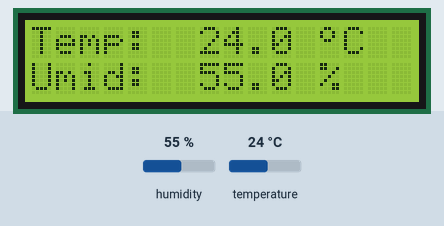
A sketch run on a simulated Arduino Uno, built with avr-gcc and run on an emulated ATmega328P. Shown: 16×2 character LCD. The inputs (shaded band) are chosen by the test bench; at power-on: humidity 55 %, temperature 24 °C.

Above: at 1.2 s.
1.3 s: humidity set to 22 %
At 3.3 s:
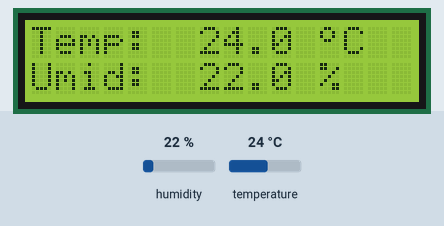
4.0 s: temperature set to 12 °C
At 4.8 s:
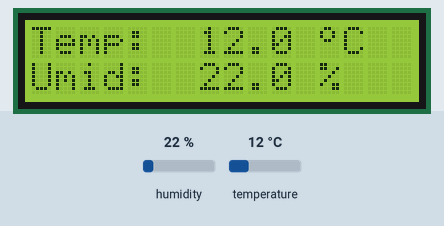
6.7 s: humidity set to 40 %
At 9.0 s:
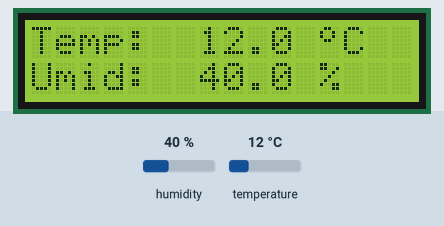
9.7 s: temperature set to 19 °C
At 10.5 s:
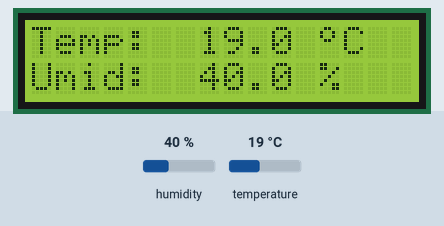
Timing chart, 0 to 12.7 s (numbered marks = the images above; inputs shaded):
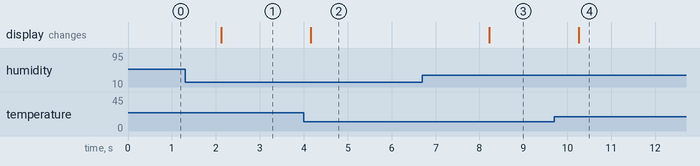

Measured:
- after the input at 1.3 s, the display: changes after 0.83 s (image 1)
- after the input at 4.0 s, the display: changes after 0.16 s (image 2)
- after the input at 6.7 s, the display: changes after 1.5 s (image 3)
- after the input at 9.7 s, the display: changes after 0.55 s (image 4)

The sketch:

sketch_mar25a.ino
```cpp
#include <DHT.h>
#include <LiquidCrystal.h>
#define DHTPIN A0
#define DHTTYPE DHT11
LiquidCrystal lcd(1,3,4,5,6,7);
DHT dht (DHTPIN,DHTTYPE);

byte grau[8]=
{
 B00001100,    //Montagem do simbolo "grau"
 B00010010,    //Montagem do simbolo "grau"
 B00010010,    //Montagem do simbolo "grau"
 B00001100,    //Montagem do simbolo "grau"
 B00000000,    //Montagem do simbolo "grau"
 B00000000,    //Montagem do simbolo "grau"
 B00000000,    //Montagem do simbolo "grau"
 B00000000,    //Montagem do simbolo "grau"
};


void setup()
{
  lcd.begin(16,2);
  lcd.clear();
  lcd.createChar(0,grau);
  dht.begin();
}

void loop()
{
  float t = dht.readTemperature();
  float h = dht.readHumidity();
  lcd.setCursor(0,0);
  lcd.print("Temp: ");
  lcd.print(" ");
  lcd.setCursor(7,0);
  lcd.print(t,1);
  lcd.setCursor(12,0);
  lcd.write((byte)0);
  lcd.print("C");

  lcd.setCursor(0,1);
  lcd.print("Umid: ");
  lcd.print("");
  lcd.setCursor(7,1);
  lcd.print(h,1);
  lcd.setCursor(12,1);
  lcd.print("%");

  delay(1000);
}
```
